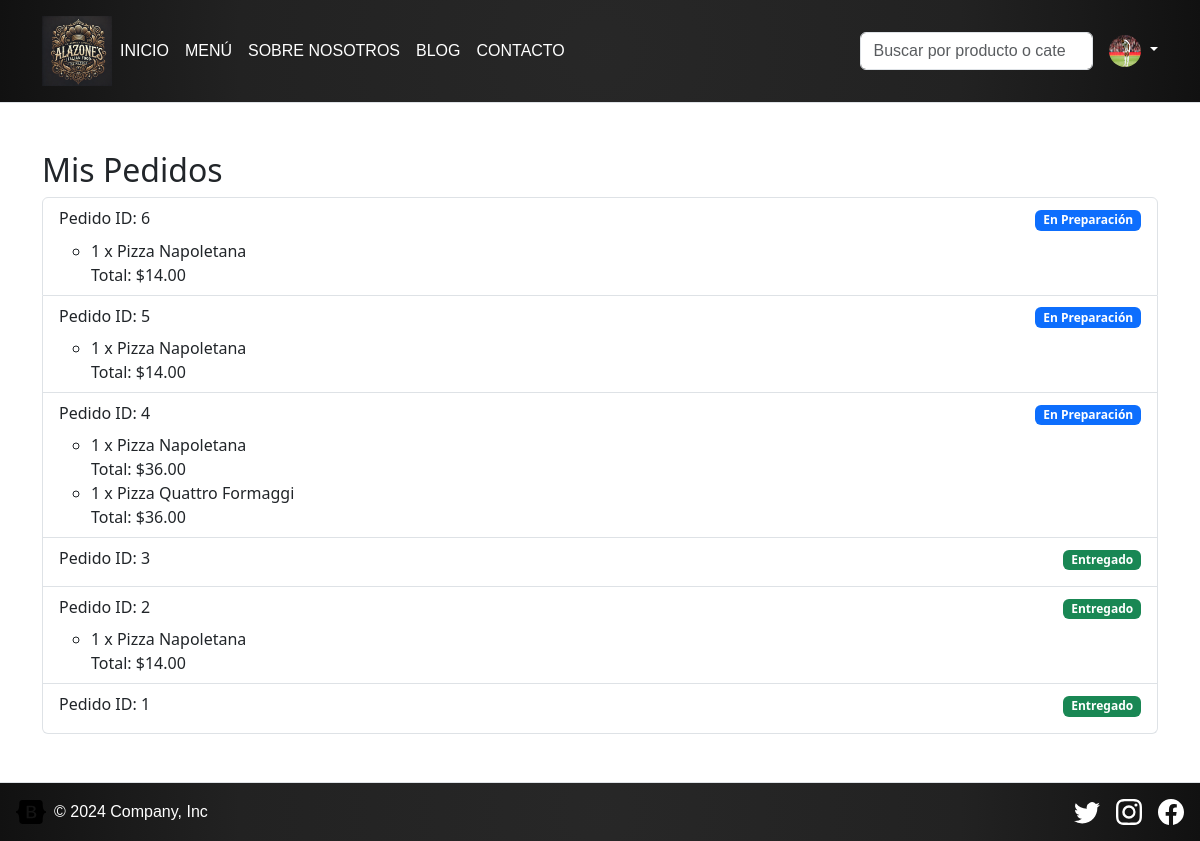
Screenshot of /users/mis_pedidos/ (signed in) with the database file from the repository.
### core/users/models.py (models this page shows, shortened)
class Profile(models.Model):
    user = models.OneToOneField(User, on_delete=models.CASCADE)
    phone_number = models.CharField(max_length=15, blank=True, null=True)
    address = models.TextField(blank=True, null=True)
    profile_picture = models.ImageField(
        default="profile_pics/default_profile.jpg",  # Ruta relativa dentro de la carpeta MEDIA
        upload_to="profile_pics/",
        blank=True,
        null=True,
    )

### core/pagos/models.py (models this page shows, shortened)
class Order(models.Model):
    ESTADOS = [
        ("en_preparacion", "En Preparación"),
        ("enviado", "Enviado"),
        ("entregado", "Entregado"),
    ]
    user = models.ForeignKey(User, on_delete=models.CASCADE)
    created_at = models.DateTimeField(auto_now_add=True)
    is_completed = models.BooleanField(default=False)
    estado = models.CharField(max_length=20, choices=ESTADOS, default="en_preparacion")
    def get_total(self):
        total = sum(
            Decimal(item.menu_item.price) * Decimal(item.quantity)
            for item in self.items.all()
        )
        return total

class OrderItem(models.Model):
    order = models.ForeignKey(Order, related_name="items", on_delete=models.CASCADE)
    menu_item = models.ForeignKey(MenuItem, on_delete=models.CASCADE)
    quantity = models.IntegerField(default=1)

### core/menu/models.py (models this page shows, shortened)
class MenuItem(models.Model):
    name = models.CharField(max_length=100)
    description = models.TextField()
    price = models.DecimalField(max_digits=6, decimal_places=2)
    image = models.ImageField(
        upload_to="menu_images/", blank=True, null=True
    )  # Cambiado a ImageField
    categoria = models.ForeignKey(
        Categoria, on_delete=models.CASCADE, related_name="items", null=True, blank=True
    )

### core/users/views.py (the view)
# urls.py: path("mis_pedidos/", views.mis_pedidos, name="mis_pedidos"),
@login_required
def mis_pedidos(request):
    pedidos = Order.objects.filter(user=request.user).order_by("-created_at")
    return render(request, "users/mis_pedidos.html", {"pedidos": pedidos})

### core/templates/users/mis_pedidos.html
{% extends 'base.html' %}
{% block content %}
<div class="container">
    <h2 class="mt-5">Mis Pedidos</h2>
    <ul class="list-group mb-5">
        {% for pedido in pedidos %}
        <li class="list-group-item">
            <div class="d-flex justify-content-between align-items-center">
                <span>Pedido ID: {{ pedido.id }}</span>
                <div>
                    <span class="badge
                        {% if pedido.estado == 'en_preparacion' %} bg-primary
                        {% elif pedido.estado == 'enviado' %} bg-warning text-dark
                        {% elif pedido.estado == 'entregado' %} bg-success
                        {% endif %}">
                        {{ pedido.get_estado_display }}
                    </span>
                </div>
            </div>
            <ul class="mt-2">
                {% for item in pedido.items.all %}
                <li>{{ item.quantity }} x {{ item.menu_item.name }}</li>
                <span>Total: ${{ pedido.get_total }}</span>
                {% endfor %}
            </ul>
        </li>
        {% endfor %}
    </ul>
</div>
{% endblock %}

### core/templates/base.html (shortened to what this page needs)
{% load static %}
<!DOCTYPE html>
<html lang="en">
    <head>
        <link href="https://cdn.jsdelivr.net/npm/bootstrap@5.3.3/dist/css/bootstrap.min.css"
              rel="stylesheet"
>
        <link rel="stylesheet" href="{% static 'css/style.css' %}">
    </head>
<body>
        <header class="p-3 border-bottom" style="background: radial-gradient(circle, rgba(24, 24, 24, 0.932) 0%, rgba(34, 34, 34, 1) 60%, rgba(26, 26, 26, 1) 80%, rgba(17, 17, 17, 1) 100%); color: #ffffff; font-family: 'Arial', sans-serif;">
            <div class="container">
                <div class="d-flex flex-wrap align-items-center justify-content-center justify-content-lg-start">
                       <img src="{% static 'images/logo.png' %}"
                       width="70"
                       height="70"
                       alt="Descripción de la imagen"
                       data-bs-toggle="modal"
                       data-bs-target="#imageModal">
                    <ul class="nav col-12 col-lg-auto me-lg-auto mb-2 justify-content-center mb-md-0">
                        <li>
                            <a href="{% url 'home' %}" class="nav-link px-2" style="color: #ffffff;">INICIO</a>
                        </li>
                        <li>
                            <a href="{% url 'menu_list' %}" class="nav-link px-2" style="color: #ffffff;">MENÚ</a>
                        </li>
                        <li>
                            <a href="#" class="nav-link px-2" style="color: #ffffff;">SOBRE NOSOTROS</a>
                        </li>
                        <li>
                            <a href="#" class="nav-link px-2" style="color: #ffffff;">BLOG</a>
                        </li>
                        <li>
                            <a href="#" class="nav-link px-2" style="color: #ffffff;">CONTACTO</a>
                        </li>
                    </ul>
                    <form class="col-12 col-lg-auto mb-3 mb-lg-0 me-lg-3 position-relative" role="search">
                        <input type="search"
                               id="search-input"
                               class="form-control"
                               placeholder="Buscar por producto o categoría..."
                               aria-label="Buscar">
                    </form>
                    <div class="dropdown text-end">
                        <a href="{% url 'profile' %}"
                        class="d-block text-decoration-none dropdown-toggle" style="color: #ffffff;"
                        data-bs-toggle="dropdown"
                        aria-expanded="false">
                        <img src="{% if user.profile.profile_picture and user.profile.profile_picture.url %}{{ user.profile.profile_picture.url }}{% else %}{{ MEDIA_URL }}profile_pics/default_profile.jpg{% endif %}"
                            alt="{{ user.username }}"
                            width="32"
                            height="32"
                            class="rounded-circle">
                        </a>
                    </div>
                </div>
            </div>
        </header>
        <div id="bodycontent">
            {% block content %}{% endblock %}
        </div>
        <footer class="d-flex flex-wrap justify-content-between align-items-center py-3 border-top"  style="background: radial-gradient(circle, rgba(24, 24, 24, 0.932) 0%, rgba(34, 34, 34, 1) 60%, rgba(26, 26, 26, 1) 80%, rgba(17, 17, 17, 1) 100%); background-size: cover; color: #ffffff; font-family: 'Arial', sans-serif;">
                <div class="col-md-4 d-flex align-items-center">
                    <a href="/"
                       class="mb-3 me-2 mb-md-0 text-decoration-none lh-1" style="color: #ffffff;">
                        <svg class="bi" width="30" height="24">
                            <use xlink:href="#bootstrap"></use>
                        </svg>
                    </a>
                    <span class="mb-3 mb-md-0" style="color: #ffffff;">© 2024 Company, Inc</span>
                </div>
                <ul class="nav col-md-4 justify-content-end list-unstyled d-flex">
                    <li class="ms-3">
                        <a class="text-body-secondary" href="#" style="color: #ffffff;">
                            <svg class="bi" width="26" height="26" style="fill: #ffffff;">
                                <use xlink:href="#twitter"></use>
                            </svg>
                        </a>
                    </li>
                    <li class="ms-3">
                        <a class="text-body-secondary" href="#" style="color: #ffffff;">
                            <svg class="bi" width="26" height="26" style="fill: #ffffff;">
                                <use xlink:href="#instagram"></use>
                            </svg>
                        </a>
                    </li>
                    <li class="ms-3">
                        <a class="text-body-secondary" href="#" style="color: #ffffff;">
                            <svg class="bi" width="26" height="26" style="fill: #ffffff;">
                                <use xlink:href="#facebook"></use>
                            </svg>
                        </a>
                    </li>
                </ul>
        </footer>
    </body>
</html>

### static/css/style.css (style rules this page uses)
header { background: radial-gradient(circle, rgba(24, 24, 24, 0.932) 0%, rgba(34, 34, 34, 1) 60%, rgba(26, 26, 26, 1) 80%, rgba(17, 17, 17, 1) 100%); background-size: cover; color: #ffffff; font-family: "Merriweather", serif; font-weight: 400; font-style: normal; }

### core/templates/base.html (style rules this page uses)
html, body { height: 100%; margin: 0; }
body { display: flex; flex-direction: column; }
#bodycontent { flex: 1; }
footer { background: radial-gradient(circle, rgba(24, 24, 24, 0.932) 0%, rgba(34, 34, 34, 1) 60%, rgba(26, 26, 26, 1) 80%, rgba(17, 17, 17, 1) 100%); color: #ffffff; font-family: 'Arial', sans-serif; padding: 1rem; text-align: center; width: 100%; margin-top: auto; }

### rows the page displays
Order: id "6", estado "En Preparación", get_total "14.00"
OrderItem: quantity "1", menu_item.name "Pizza Napoletana"
Order: id "5", estado "En Preparación", get_total "14.00"
OrderItem: quantity "1", menu_item.name "Pizza Napoletana"
Order: id "4", estado "En Preparación", get_total "36.00"
OrderItem: quantity "1", menu_item.name "Pizza Napoletana"
OrderItem: quantity "1", menu_item.name "Pizza Quattro Formaggi"
Order: id "3", estado "Entregado"
Order: id "2", estado "Entregado", get_total "14.00"
OrderItem: quantity "1", menu_item.name "Pizza Napoletana"
Order: id "1", estado "Entregado"
